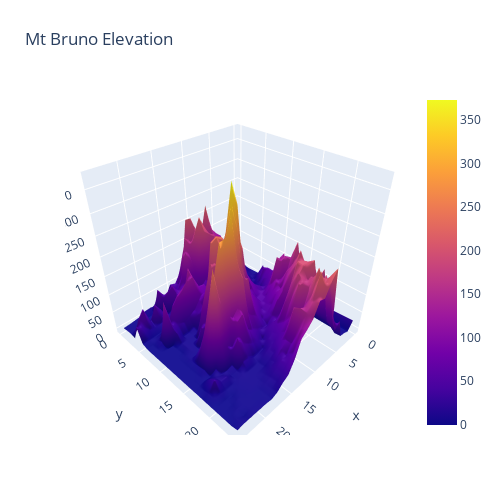

Notebook code cell kept with this figure:
### Markdown cell above
### 2º Gráfico Plotly
Relação Idade/Uso de Tecnologia (Scatter)
-> Adicionar filtros: Gênero

### Code cell
import plotly.graph_objects as go

import pandas as pd

# Read data from a csv
z_data = pd.read_csv('https://raw.githubusercontent.com/plotly/datasets/master/api_docs/mt_bruno_elevation.csv')

fig = go.Figure(data=[go.Surface(z=z_data.values)])

fig.update_layout(title=dict(text='Mt Bruno Elevation'), autosize=False,
                  width=500, height=500,
                  margin=dict(l=65, r=50, b=65, t=90))

fig.show()

### Figure 1 — Plotly figure (JSON) as saved in the notebook; plotly's stock layout.template omitted (floating-point values rounded to 4 significant figures; data arrays with more than 128 entries replaced by an {"elided": "..."} marker saying what was removed)
{"data": [{"type": "surface", "z": {"elided": "25x25 float values"}}], "layout": {"autosize": false, "height": 500, "margin": {"b": 65, "l": 65, "r": 50, "t": 90}, "title": {"text": "Mt Bruno Elevation"}, "width": 500}}
